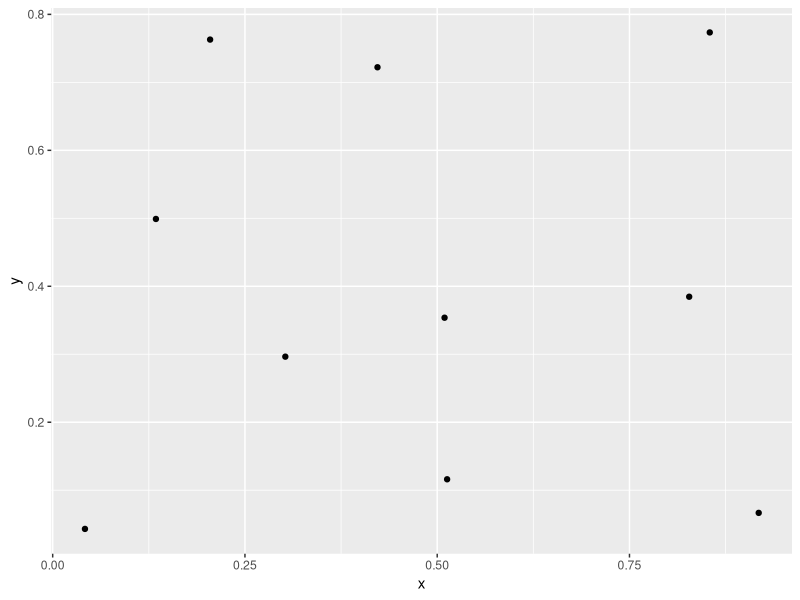

Generate this figure with R:
library(ggplot2)
library(dplyr)

df <- data.frame(
  x = runif(10),
  y = runif(10)
)

ggplot(df) +
  geom_point(aes(x = x, y = y))

df %>%
  head()

# for statement 
for (i in 1:4){
  print(i)
}

# If statement
if (TRUE){
  print("hello")
}

# Curly brackets
{
  print("hello")
  print("bye")
}

test_function = function(a,b){
  print("This is a test function")
  blah = a + b
  return(blah)
}
